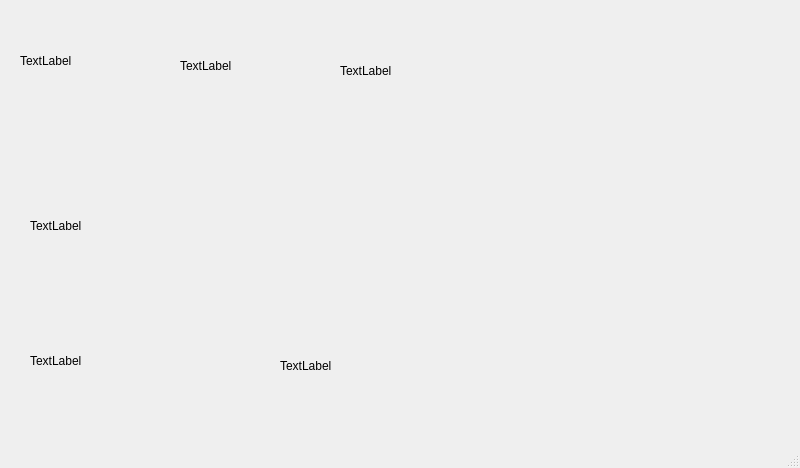
<?xml version="1.0" encoding="UTF-8"?>
<ui version="4.0">
 <class>MainWindow</class>
 <widget class="QMainWindow" name="MainWindow">
  <property name="geometry">
   <rect>
    <x>0</x>
    <y>0</y>
    <width>800</width>
    <height>468</height>
   </rect>
  </property>
  <property name="windowTitle">
   <string>MainWindow</string>
  </property>
  <widget class="QWidget" name="centralwidget">
   <widget class="QLabel" name="label">
    <property name="geometry">
     <rect>
      <x>20</x>
      <y>30</y>
      <width>101</width>
      <height>61</height>
     </rect>
    </property>
    <property name="text">
     <string>TextLabel</string>
    </property>
   </widget>
   <widget class="QLabel" name="label_4">
    <property name="geometry">
     <rect>
      <x>180</x>
      <y>30</y>
      <width>91</width>
      <height>71</height>
     </rect>
    </property>
    <property name="text">
     <string>TextLabel</string>
    </property>
   </widget>
   <widget class="QLabel" name="label_6">
    <property name="geometry">
     <rect>
      <x>340</x>
      <y>40</y>
      <width>121</width>
      <height>61</height>
     </rect>
    </property>
    <property name="text">
     <string>TextLabel</string>
    </property>
   </widget>
   <widget class="QLabel" name="label_7">
    <property name="geometry">
     <rect>
      <x>30</x>
      <y>180</y>
      <width>411</width>
      <height>91</height>
     </rect>
    </property>
    <property name="text">
     <string>TextLabel</string>
    </property>
   </widget>
   <widget class="QLabel" name="label_9">
    <property name="geometry">
     <rect>
      <x>30</x>
      <y>320</y>
      <width>211</width>
      <height>81</height>
     </rect>
    </property>
    <property name="text">
     <string>TextLabel</string>
    </property>
   </widget>
   <widget class="QLabel" name="label_10">
    <property name="geometry">
     <rect>
      <x>280</x>
      <y>320</y>
      <width>231</width>
      <height>91</height>
     </rect>
    </property>
    <property name="text">
     <string>TextLabel</string>
    </property>
   </widget>
  </widget>
  <widget class="QMenuBar" name="menubar">
   <property name="geometry">
    <rect>
     <x>0</x>
     <y>0</y>
     <width>800</width>
     <height>21</height>
    </rect>
   </property>
  </widget>
  <widget class="QStatusBar" name="statusbar"/>
 </widget>
 <resources/>
 <connections/>
</ui>
